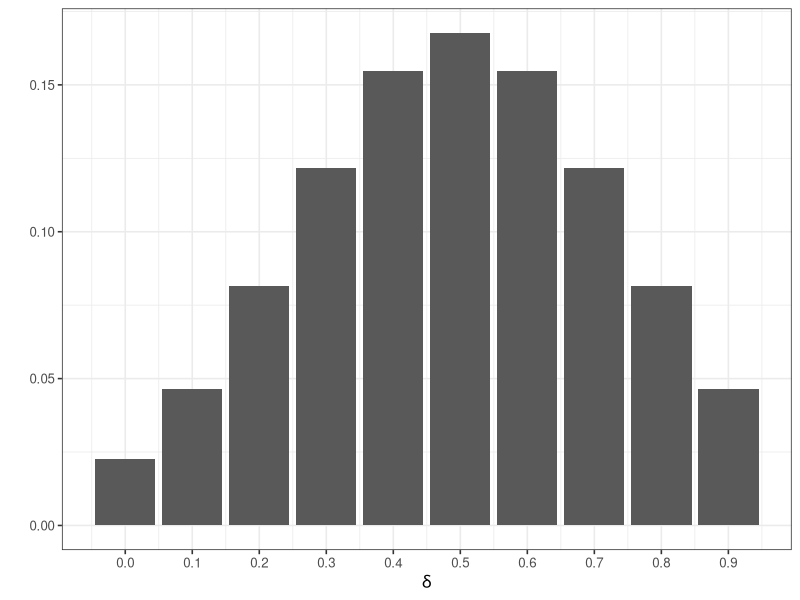

Write the R code that produced this figure.
## ---- chunk 1
options(htmltools.dir.version = FALSE)
library(tidyverse)
## ---- chunk 2
library(kableExtra)
library(tidyverse)

power <- matrix(
    c("Type I error, \\(\\alpha\\)", "Correct inference", "Correct inference", "Type II error, \\(\\beta\\)"),
    ncol = 2, byrow = TRUE
    )

colnames(power) <- c("H0: \\(\\delta = 0\\)", "H1: \\(\\delta \\neq 0\\)")
rownames(power) <- c("Reject H0", "Fail to reject H0")

power <- as.table(power)
knitr::kable(power, format = "html", escape = TRUE)
## ---- chunk 3
######################################################
# constructing a discrete normal prior
###############################################

mu <- 0.5
sigma <- 0.25

p <- c(
    dnorm(0, mu, sigma), dnorm(0.1, mu, sigma), dnorm(0.2, mu, sigma),
    dnorm(0.3, mu, sigma), dnorm(0.4, mu, sigma), dnorm(0.5, mu, sigma),
    dnorm(0.6, mu, sigma), dnorm(0.7, mu, sigma), dnorm(0.8, mu, sigma),
    dnorm(0.9, mu, sigma)
    )

# normalising it

p <- p / sum(p)

# plotting it

data.frame(x = seq(0, 0.9, 0.1), y = p) %>%
    ggplot(aes(x = x, y = y) ) +
    geom_bar(stat = "identity") +
    theme_bw(base_size = 12) +
    scale_x_continuous(breaks = seq(0, 0.9, 0.1) ) +
    xlab(expression(delta) ) +
    ylab("")
